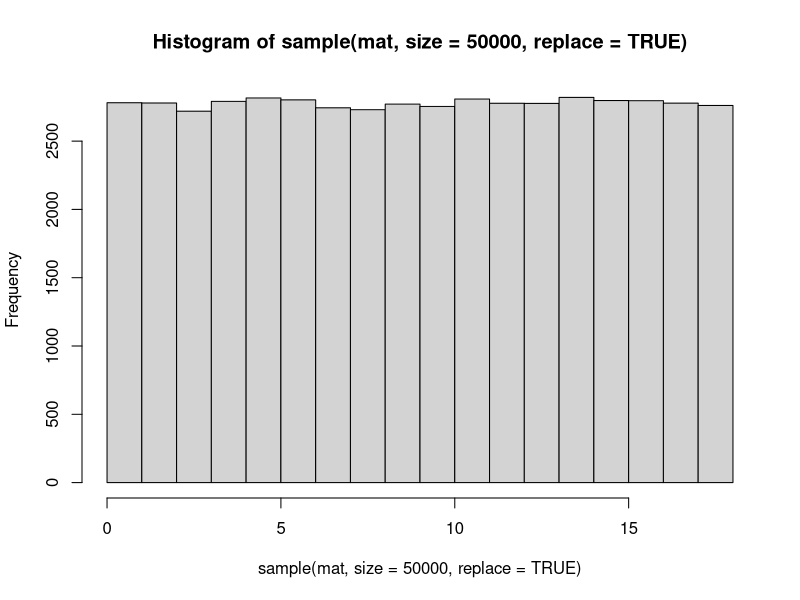
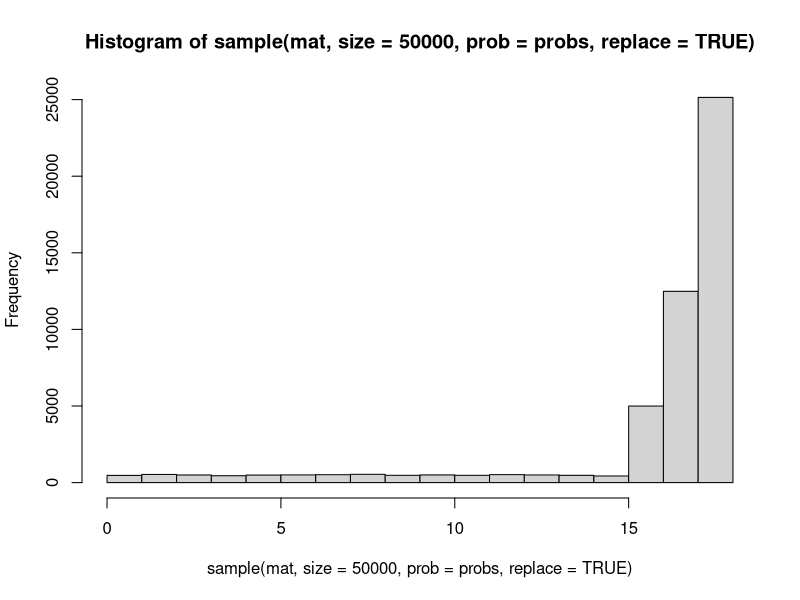
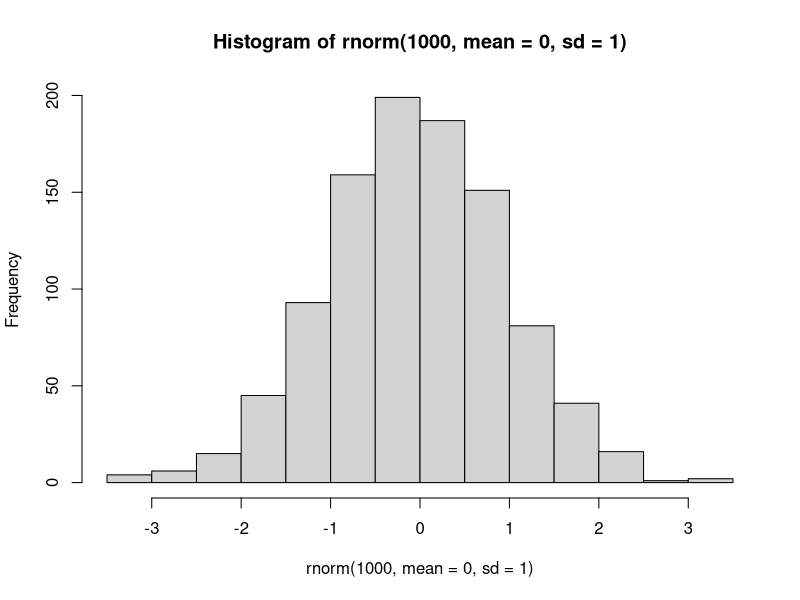
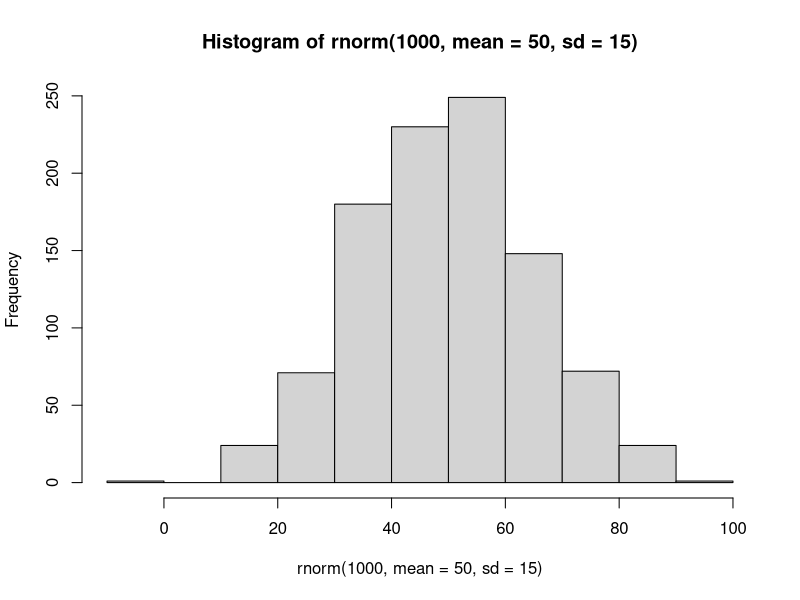
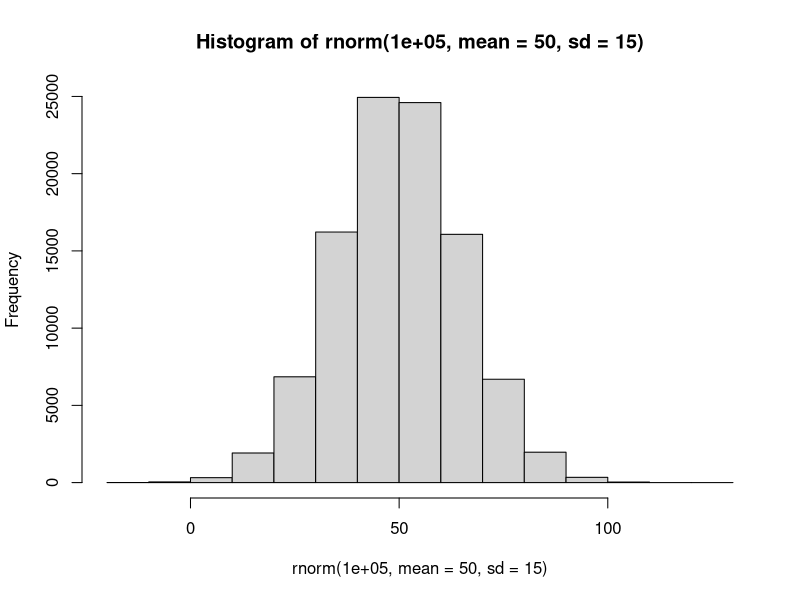
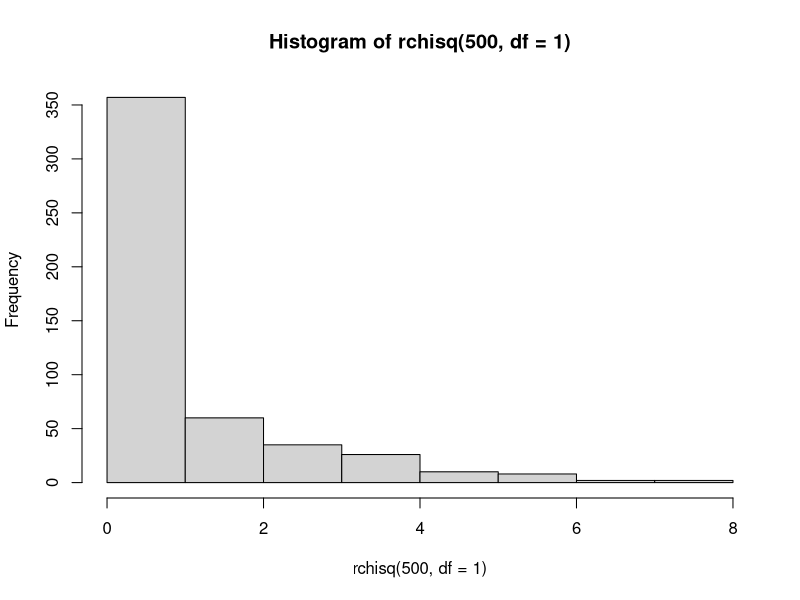
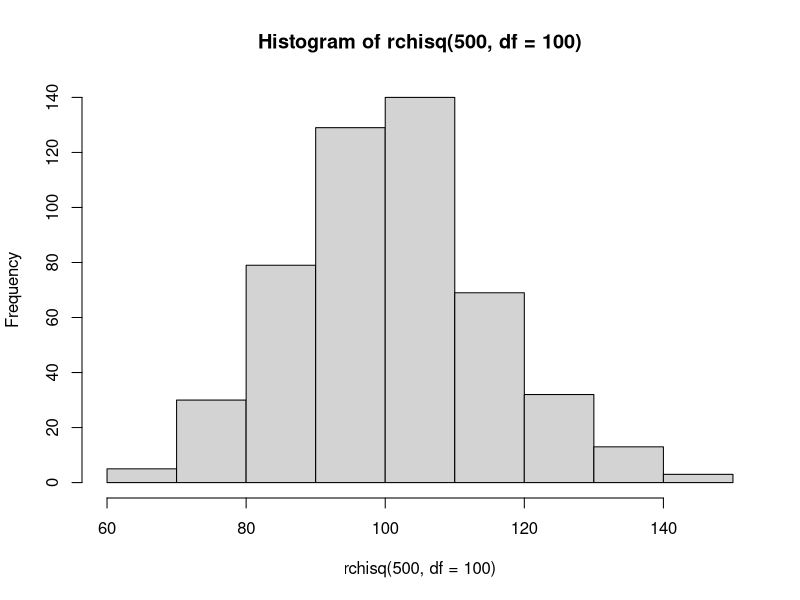
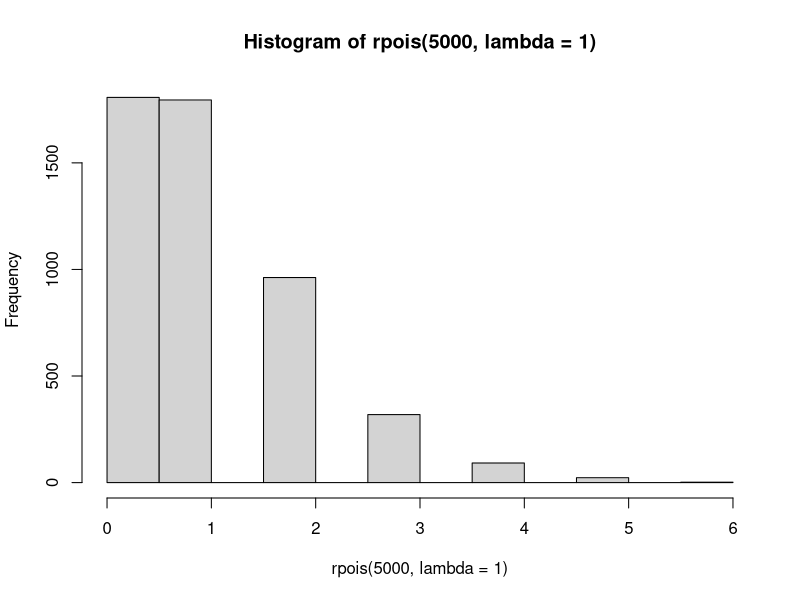

These charts were generated, in order, by the following R code:
## ---- chunk 1
knitr::opts_chunk$set(dev.args=list(bg="transparent"))
## ---- chunk 2
library(mvtnorm)  # Multivariate Normal tools
## ---- chunk 3
c(1, 2, 3, 4, 3, 2, 1)
c(1:4, 3:1)
## ---- chunk 4
matrix(1:15, nrow = 3, ncol = 5, byrow = TRUE)
## ---- chunk 5
mat <- matrix(1:18, 3, 6)
mat
c(mat)
## ---- chunk 6
sample(mat)
## ---- chunk 7
sample(mat, size = 5)
## ---- chunk 8
sample(mat, size = 50, replace = TRUE)
## ---- chunk 9
hist(sample(mat, size = 50000, replace=TRUE), breaks = 0:18)
## ---- chunk 10
probs <- c(rep(.01, 15), .1, .25, .50)
probs
hist(sample(mat, size = 50000, prob = probs, replace=TRUE), breaks = 0:18)

## ---- chunk 11
set.seed(123)
sample(mat, size = 50, replace = TRUE)
set.seed(123)
sample(mat, size = 50, replace = TRUE)
## ---- chunk 12
set.seed(123)
sample(mat, size = 5, replace = TRUE)
sample(mat, size = 7, replace = TRUE)
set.seed(123)
sample(mat, size = 5, replace = TRUE)
sample(mat, size = 7, replace = TRUE)
## ---- chunk 13
hist(rnorm(1000, mean = 0, sd = 1))
## ---- chunk 14
hist(rnorm(1000, mean = 50, sd = 15))
## ---- chunk 15
hist(rnorm(100000, mean = 50, sd = 15))
## ---- chunk 16
hist(rchisq(500, df = 1))
## ---- chunk 17
hist(rchisq(500, df = 100))
## ---- chunk 18
hist(rpois(5000, lambda = 1))
## ---- chunk 19
hist(rpois(5000, lambda = 100))
## ---- chunk 20
run <- rbinom(1000, size = 1, prob = .75) 
table(run)
## ---- chunk 21
hist(run)
## ---- chunk 22
run <- rbinom(10000, size = 60, prob = .75)
table(run)
## ---- chunk 23
hist(run)
## ---- chunk 24
sigma <- matrix(c(30, 15, 15, 30), 2, 2)
sigma
means <- c(97, 63)
data <- rmvnorm(n = 1000, mean = means, sigma = sigma)
colMeans(data)
var(data)
## ---- chunk 25
plot(data)
## ---- chunk 26
sigma <- matrix(c(1, 0, 0, 1), 2, 2)
sigma
means <- c(0, 0)
data <- rmvnorm(n = 1000, mean = means, sigma = sigma)
colMeans(data)
var(data)
## ---- chunk 27
plot(data)
## ---- chunk 28
par(mfrow = c(1, 2))
hist(data[, 1])
hist(data[, 2])
